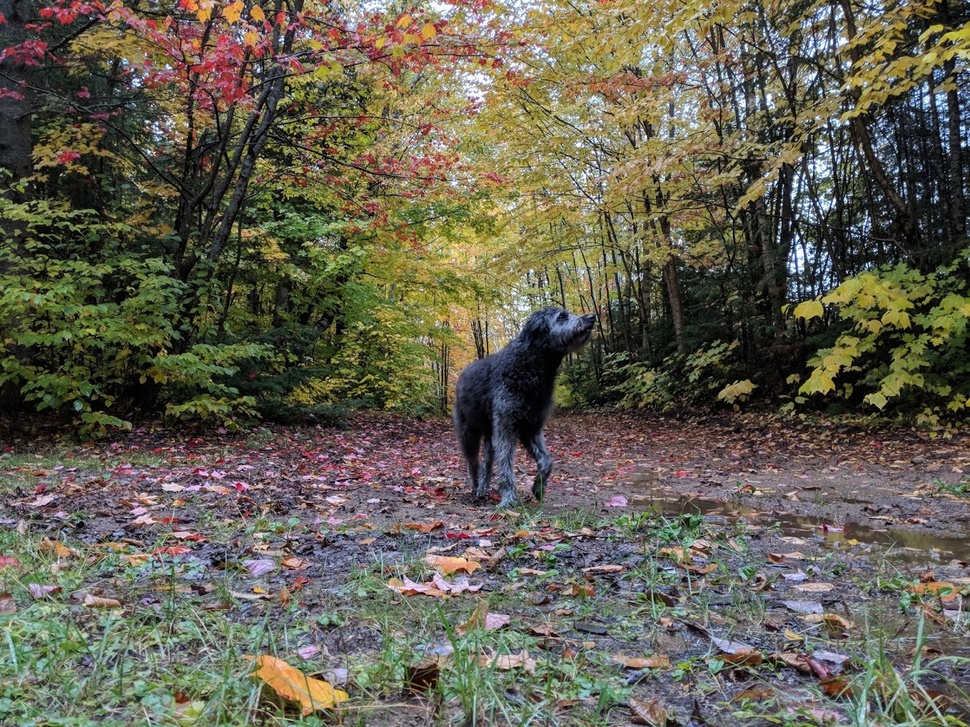
#> input picture lila.jpg, 970 x 727 px, shrunk from 1211 x 908 before the run
$ python -i img.py   (imports and definitions only)
#> lines starting #> are read from the running program, lines starting #| are printed output that depends on the picture; long printed decimals are rounded
import sys
from PIL import Image
from random import randint

# [21 lines left out: functions gb_to_red, reduce_green, not called in this run]

def distort(img):
    pixels = img.load()
    offset = .001
    print(offset)
    org = 50
    for i in range(img.size[0]):    # for every pixel:
        for j in range(img.size[1]):
            if (i < 100) and (i > 50):
                r, g, b = img.getpixel((i, j))
                if (j+1/offset) >= img.size[1]:
                    r1, g1, b1 = img.getpixel((org, img.size[1]-1))
                elif (j+1/offset) < 0:
                    r1, g1, b1 = img.getpixel((org, 0))
                else:
                    r1, g1, b1 = img.getpixel((org, j+1/offset))
                r = r + r1
                b = b + b1
                g = g + g1
                r /= 2
                g /= 2
                b /= 2
                pixels[i, j] = (int(r), int(g), int(b))

        if (i < 100) and (i > 50):
                offset += .002
    print(offset)

# [77 lines left out: functions sepia, blur, fill, select, median_filter, add_colour, not called in this run]

# [4 lines not run here, left out]

>>> from PIL import Image
>>> picture = Image.open('lila.jpg')
#> picture is the input picture: PIL image 970x727 RGB; mean R, G, B 99.5, 96.3, 81.3
>>> result = distort(picture)
#> after the loop in distort, `for i in range(img.size[0]):`: offset = 0.099
#| 0.099
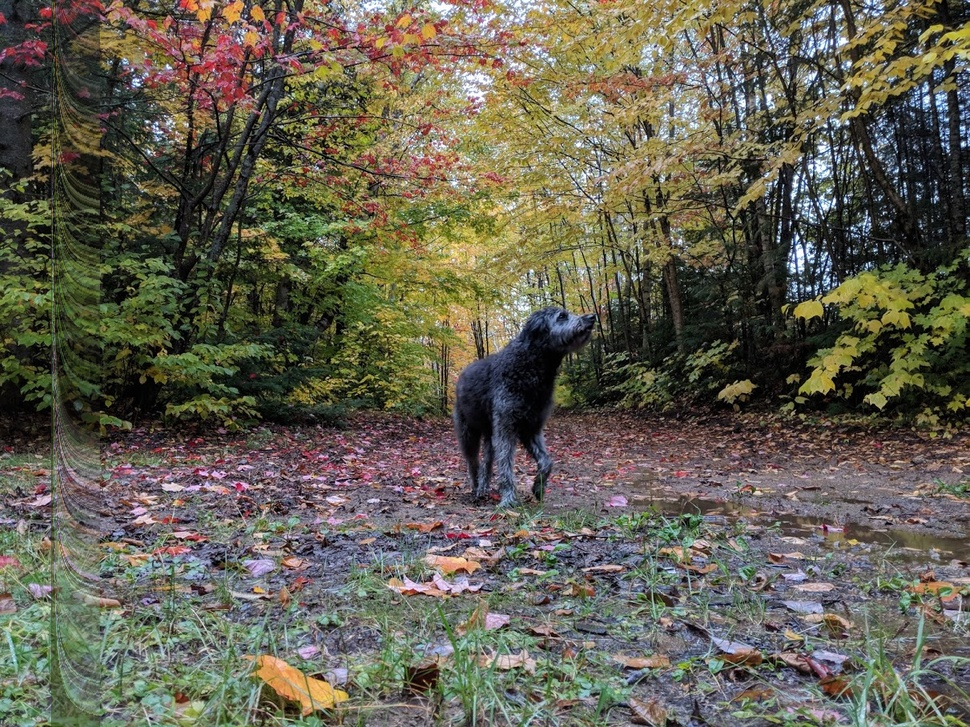
#> picture: PIL image 970x727 RGB; mean R, G, B 99.4, 96.3, 81.2
